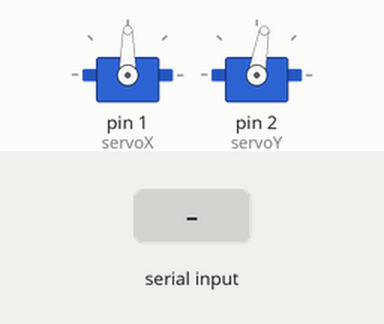
This sketch was run on a simulated Arduino Uno, built with avr-gcc and run on an emulated ATmega328P. Shown: 2 × servo. Inputs (shaded band) come from the test bench. What the sketch prints to the serial monitor is not drawn.

Above: at 0.9 s.
1.0 s: "1" received over Serial
At 1.39 s:
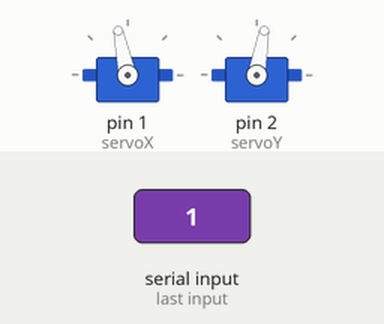
At 3.78 s:
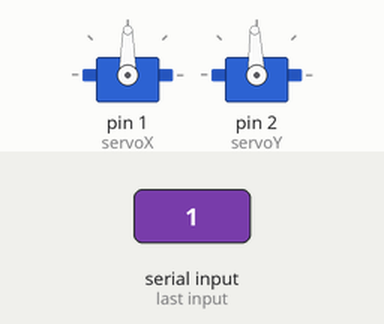
Timing chart, 0 to 13.0 s (numbered marks = the images above; inputs shaded):
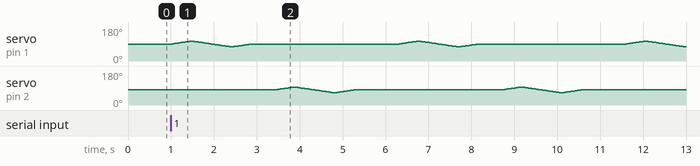

The sketch:

TVCtest1_aug7a.ino
```cpp
#include <Servo.h>
#include <Wire.h>

Servo servoX;
Servo servoY;

// =========================================================================
//  MICRO-ADJUST THESE TWO VALUES TO GET YOUR GIMBAL PERFECTLY CENTERED
// =========================================================================
// If your inner ring tilts slightly left/right or up/down when booted,
// change these values away from 90 (try values between 80 and 100) until straight.
const int CALIBRATED_CENTER_X = 90;
const int CALIBRATED_CENTER_Y = 80;

// Expanded test parameter: 15 degrees of sweeping freedom
const int MAX_TVC_TILT_DEGREES = 15;

// Software limits calculated automatically
const int MIN_LIMIT_X = CALIBRATED_CENTER_X - MAX_TVC_TILT_DEGREES;
const int MAX_LIMIT_X = CALIBRATED_CENTER_X + MAX_TVC_TILT_DEGREES;
const int MIN_LIMIT_Y = CALIBRATED_CENTER_Y - MAX_TVC_TILT_DEGREES;
const int MAX_LIMIT_Y = CALIBRATED_CENTER_Y + MAX_TVC_TILT_DEGREES;

void setup() {
  Serial.begin(115200);

  // Initialize native I2C to wake up your functional register loops
  Wire.begin();
  Wire.setClock(100000);

  servoX.attach(1);
  servoY.attach(2);

  // Command the servos to stay rigidly at your calibrated home alignment
  servoX.write(CALIBRATED_CENTER_X);
  servoY.write(CALIBRATED_CENTER_Y);

  Serial.println(">>> SERVOS ENERGIZED AND LOCKED AT HOME POSITION <<<");
  Serial.println("1. Look at your 3D-printed gimbal rings.");
  Serial.println("2. If they are still crooked, change CALIBRATED_CENTER_X or Y variables, re-upload.");
  Serial.println("3. Once the rings look perfectly centered, click the message bar above, type anything, and press ENTER to start the 15-degree sweep.");

  // Infinite hold loop: Keeps the servos centered until you send a character in the Serial Monitor
  while (Serial.available() == 0) {
    delay(10);
  }
  Serial.read(); // Clear the text buffer
}

void loop() {
  Serial.println("Executing 15-Degree Safety Sweep...");

  // --- SWEEP AXIS X ---
  for (int angle = CALIBRATED_CENTER_X; angle <= MAX_LIMIT_X; angle++) {
    servoX.write(angle);
    delay(30);
  }
  for (int angle = MAX_LIMIT_X; angle >= MIN_LIMIT_X; angle--) {
    servoX.write(angle);
    delay(30);
  }
  for (int angle = MIN_LIMIT_X; angle <= CALIBRATED_CENTER_X; angle++) {
    servoX.write(angle);
    delay(30);
  }
  delay(500);

  // --- SWEEP AXIS Y ---
  for (int angle = CALIBRATED_CENTER_Y; angle <= MAX_LIMIT_Y; angle++) {
    servoY.write(angle);
    delay(30);
  }
  for (int angle = MAX_LIMIT_Y; angle >= MIN_LIMIT_Y; angle--) {
    servoY.write(angle);
    delay(30);
  }
  for (int angle = MIN_LIMIT_Y; angle <= CALIBRATED_CENTER_Y; angle++) {
    servoY.write(angle);
    delay(30);
  }
  delay(1000);
}
```
